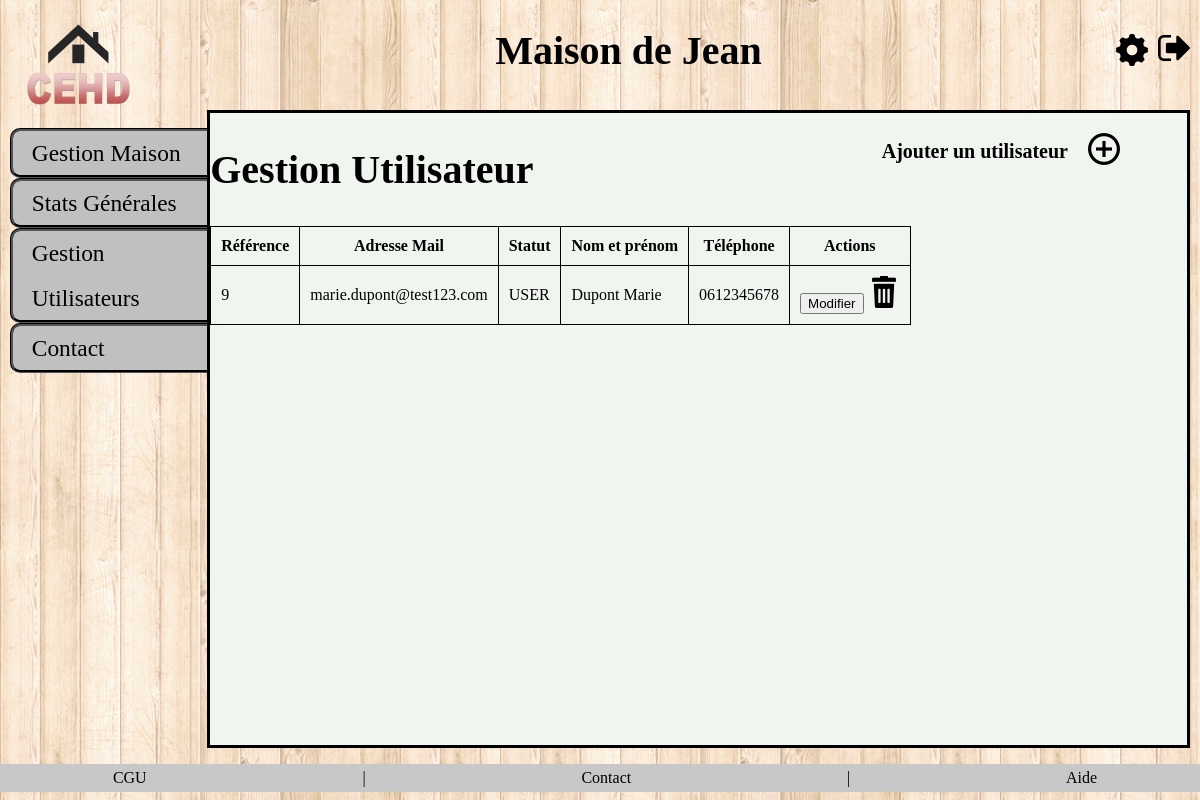
The page /index.php?action=user_manage (signed in) on the database its author committed.
### tables this page shows
CREATE TABLE `user` (
  `id_user` int(10) UNSIGNED NOT NULL,
  `status` enum('SUPER_USER','USER','ADMIN') NOT NULL,
  `mail` varchar(254) NOT NULL,
  `password` varchar(255) NOT NULL,
  `first_name` varchar(20) NOT NULL,
  `last_name` varchar(20) NOT NULL,
  `date_of_birth` date NOT NULL,
  `phone` varchar(20) NOT NULL,
  `id_superuser` int(10) UNSIGNED DEFAULT NULL
);

### model/user.php (called while the page is built, shortened)
<?php
function get_users($id)
{
    $db = dbConnect();
    $req = $db->prepare('SELECT * FROM `user` WHERE id_superuser=:id ORDER BY status');
    $req->bindValue('id', $id, PDO::PARAM_INT);
    $req->execute();
    return $req;
}

### controller/user.php (called while the page is built, shortened)
<?php
require_once ROOT.'/model/user.php';
function getUsers($id){
    $req=get_users($id);
    return $req;
}

### view/frontend/user_management.php (the view, shortened to what this page needs)
<div class="mini_header">
    <h2 id="titre_header">Gestion Utilisateur</h2>
    <div class="add_user">
        <h4>Ajouter un utilisateur</h4>
        <form action="index.php?action=add_user_front" method="post" id="bouton_ajouter">
            <input class="ajouter" type="image" name="add_user_btn" src="public/img/rounded-add-button.png"/>
        </form>
    </div>
</div>
<div class="ref_table">
    <table id="table_id" class="display">
        <thead>
        <tr>
            <th>Référence</th>
            <th>Adresse Mail</th>
            <th>Statut</th>
            <th>Nom et prénom</th>
            <th>Téléphone</th>
            <th>Actions</th>
        </tr>
        </thead>
        <tbody>
        <?php foreach ($user as $row => $userList){ ?>
            <tr>
                <td> <?= $userList['id_user'];?> </td>
                <td> <?= $userList['mail'];?> </td>
                <td> <?= $userList['status'];?> </td>
                <td> <?= $userList['last_name'];?> <?= $userList['first_name'];?></td>
                <td> <?= $userList['phone'];?> </td>
                <td> <a href="index.php?action=modify_user_form&id=<?= $userList['id_user'];?>"><button>Modifier</button></a>
                    <a href="index.php?action=delete&id=<?= $userList['id_user'];?>"><img src="public/img/bin.png" name="home"/></a> </td>
            </tr>
            <?php
        }
        ?>
        </tbody>
    </table>
</div>
<?php require('template.php'); ?>

### public/css/style.css (style rules this page uses)
@media screen and (min-width: 915px ) { body { height: 100vh; margin: 0; padding: 0; display: flex; flex-direction: column; background-image: url('../img/fond.jpg'); } }
@media screen and (min-width: 915px ) { .ref_table table { border-collapse: collapse; } }
@media screen and (min-width: 915px ) { .ref_table td, th { border: 1px solid black; padding: 10px; } }
@media screen and (min-width: 915px ) { .mini_header { display: flex; } }
@media screen and (min-width: 915px ) { .add_user { display: flex; position: absolute; right: 5%; font-size: 20px; } }
@media screen and (min-width: 915px ) { .ajouter { height: 32px; width:32px; margin: 20px; } }
@media screen and (min-width: 915px ) { #titre_header { font-size: 40px; text-align: center; } }
@media screen and (min-width: 915px ) { .associer_lumiere, td, th { border: 1px solid black; border-collapse: collapse; margin-left: 10px; } }

### rows shown on the page
user: id_user "9", mail "marie.dupont@test123.com", status "USER", last_name "Dupont", first_name "Marie", phone "0612345678"

### other values the page prints
$_SESSION['name'] "Jean"
